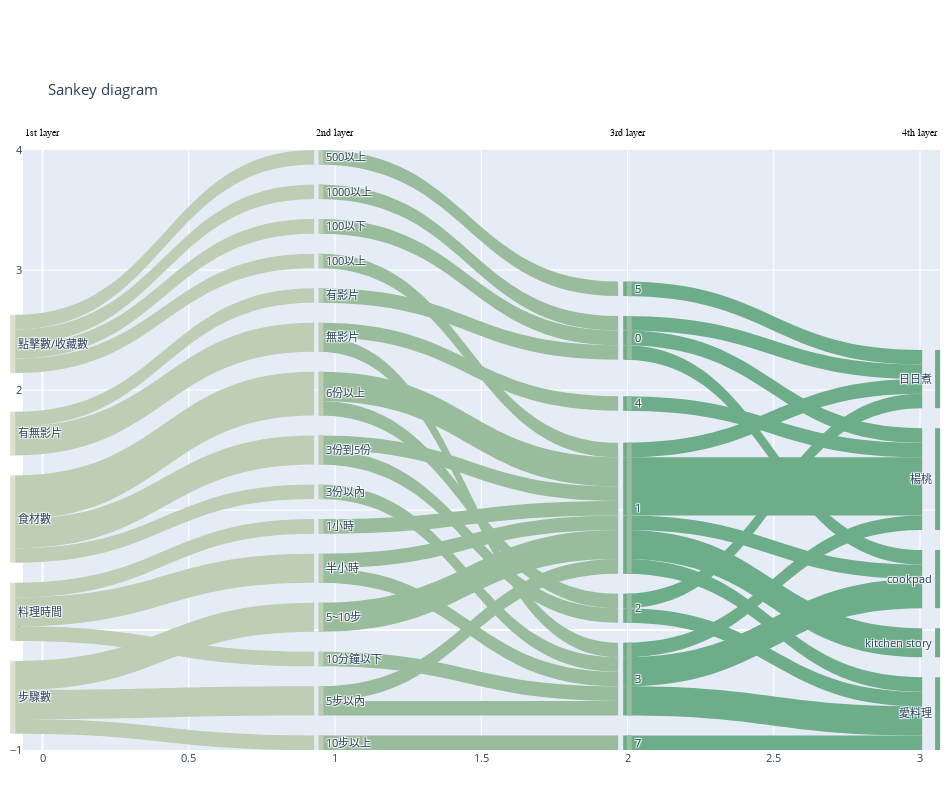

The notebook cell this image was saved under:
### Code cell
#https://python.plainenglish.io/sankeying-with-plotly-90500b87d8cf
groups = Demo.groupby(['選擇的Rich Menu','文字選單','按下一個按鈕次數','食譜來自網站']).agg({"時間":'count'}).reset_index()
first_layer= groups.groupby(['選擇的Rich Menu','文字選單']).agg({"時間":'sum'}).rename({"時間":'count'}).reset_index()
second_layer = groups.groupby(['文字選單','按下一個按鈕次數']).agg({"時間":'sum'}).rename({"時間":'count'}).reset_index()
third_layer = groups.groupby(['按下一個按鈕次數','食譜來自網站']).agg({"時間":'sum'}).rename({"時間":'count'}).reset_index()

list_=[first_layer,second_layer,third_layer]

names = []
count_dict = {} #will contain all info of value list
source_list = [] #will contain all info of source
target_list = [] #will contain all info of target


for i in range(0, len(list_)): 
   cols =list_[i].columns # contains columns for our  
   for x,y,z in zip(list_[i][cols[0]],list_[i][cols[1]],list_[i][cols[2]]):#Iterates over x(source),y(target),z(counts)
        if(f'{x}_M{(i+1)}' not in names):
            names.append(f'{x}_M{(i+1)}')#appends in names
            
        count_dict[f'{x}_M{(i+1)}',f'{y}_M{(i+2)}'] = z
        source_list.append(f'{x}_M{(i+1)}')
        target_list.append(f'{y}_M{(i+2)}')


#Now we add labels into name for the last month targets
for v in target_list:
    if v not in names:
        names.append(v)
        

#all_numerics contains the index for every label
all_numerics = {}
for i in range(0,len(names)):
    all_numerics[names[i]] = i




color_dict_link = px.colors.sequential.tempo[:len(source_list)]
color_name =[color_dict_link[int(x.split('M')[1])] for x in names]
color_link=[color_dict_link[int(x.split('M')[1])] for x in target_list]




fig3 = go.Figure(data=[go.Sankey(
    node = dict(
      thickness = 5,
      line = dict(color = None, width = 0.01),
     #Adding node colors,have to split to remove the added suffix
      color = color_name,
      label = [(x.split('_')[0]) for x in names],),
    link = dict(
      source = [all_numerics[x] for x in source_list],
      target = [all_numerics[x] for x in target_list],
      value = [count_dict[x,y] for x,y in zip(source_list,target_list)],
      
      #Adding link colors,have to split to remove the added suffix
      color =color_link
  ),)])



#Adds 1st,2nd month on top,x_coordinate is 0 - 5 integers,column #name is specified by the list we passed
for x_coordinate, column_name in enumerate(["1st layer","2nd layer","3rd layer","4th layer"]):
    fig3.add_annotation(
          x=x_coordinate,#Plotly recognizes 0-5 to be the x range.
        
          y=1.04,#y value above 1 means above all nodes
          xref="x",
          yref="paper",
          text=column_name,#Text
          showarrow=False,
          font=dict(
              family="Tahoma",
              size=10,
              color="black"
              ),
          align="left",
          )
#Adding y labels is harder because you don't precisely know the #location of every node.
#You could however add annotations using the labels option while defining the figure but you cannot change the color for each #annotation individually 


#Recommend System
fig3.update_layout(title={'text':"<b> </b><br>Sankey diagram"}, font_size=11,width=950,height=800, margin=dict(t=150,l=10,b=50,r=10)) #, margin=dict(t=210,l=90,b=20,r=30)
#, margin=dict(t=100,l=10,b=10,r=15)
fig3.show()

### Figure 1 — Plotly figure (JSON) as saved in the notebook; plotly's stock layout.template omitted (floating-point values rounded to 4 significant figures)
{"data": [{"link": {"color": ["rgb(189, 206, 181)", "rgb(189, 206, 181)", "rgb(189, 206, 181)", "rgb(189, 206, 181)", "rgb(189, 206, 181)", "rgb(189, 206, 181)", "rgb(189, 206, 181)", "rgb(189, 206, 181)", "rgb(189, 206, 181)", "rgb(189, 206, 181)", "rgb(189, 206, 181)", "rgb(189, 206, 181)", "rgb(189, 206, 181)", "rgb(189, 206, 181)", "rgb(189, 206, 181)", "rgb(153, 189, 156)", "rgb(153, 189, 156)", "rgb(153, 189, 156)", "rgb(153, 189, 156)", "rgb(153, 189, 156)", "rgb(153, 189, 156)", "rgb(153, 189, 156)", "rgb(153, 189, 156)", "rgb(153, 189, 156)", "rgb(153, 189, 156)", "rgb(153, 189, 156)", "rgb(153, 189, 156)", "rgb(153, 189, 156)", "rgb(153, 189, 156)", "rgb(153, 189, 156)", "rgb(153, 189, 156)", "rgb(153, 189, 156)", "rgb(153, 189, 156)", "rgb(153, 189, 156)", "rgb(153, 189, 156)", "rgb(110, 173, 138)", "rgb(110, 173, 138)", "rgb(110, 173, 138)", "rgb(110, 173, 138)", "rgb(110, 173, 138)", "rgb(110, 173, 138)", "rgb(110, 173, 138)", "rgb(110, 173, 138)", "rgb(110, 173, 138)", "rgb(110, 173, 138)", "rgb(110, 173, 138)", "rgb(110, 173, 138)", "rgb(110, 173, 138)", "rgb(110, 173, 138)", "rgb(110, 173, 138)", "rgb(110, 173, 138)"], "source": [0, 0, 0, 1, 1, 2, 2, 2, 3, 3, 3, 4, 4, 4, 4, 5, 6, 7, 8, 9, 10, 11, 12, 12, 13, 14, 15, 15, 16, 16, 17, 17, 18, 19, 19, 20, 20, 20, 21, 21, 21, 21, 21, 22, 22, 23, 23, 23, 24, 25, 26], "target": [8, 10, 17, 18, 19, 9, 14, 15, 11, 12, 16, 5, 6, 7, 13, 20, 21, 20, 23, 26, 21, 23, 21, 22, 25, 21, 21, 23, 21, 22, 21, 23, 20, 23, 24, 27, 28, 29, 27, 30, 31, 28, 29, 31, 28, 27, 31, 29, 29, 28, 31], "value": [1, 1, 2, 1, 2, 1, 2, 2, 1, 2, 3, 1, 1, 1, 1, 1, 1, 1, 1, 1, 1, 1, 1, 1, 1, 2, 1, 1, 2, 1, 1, 1, 1, 1, 1, 1, 1, 1, 1, 2, 1, 1, 4, 1, 1, 2, 2, 1, 1, 1, 1]}, "node": {"color": ["rgb(222, 224, 210)", "rgb(222, 224, 210)", "rgb(222, 224, 210)", "rgb(222, 224, 210)", "rgb(222, 224, 210)", "rgb(189, 206, 181)", "rgb(189, 206, 181)", "rgb(189, 206, 181)", "rgb(189, 206, 181)", "rgb(189, 206, 181)", "rgb(189, 206, 181)", "rgb(189, 206, 181)", "rgb(189, 206, 181)", "rgb(189, 206, 181)", "rgb(189, 206, 181)", "rgb(189, 206, 181)", "rgb(189, 206, 181)", "rgb(189, 206, 181)", "rgb(189, 206, 181)", "rgb(189, 206, 181)", "rgb(153, 189, 156)", "rgb(153, 189, 156)", "rgb(153, 189, 156)", "rgb(153, 189, 156)", "rgb(153, 189, 156)", "rgb(153, 189, 156)", "rgb(153, 189, 156)", "rgb(110, 173, 138)", "rgb(110, 173, 138)", "rgb(110, 173, 138)", "rgb(110, 173, 138)", "rgb(110, 173, 138)"], "label": ["料理時間", "有無影片", "步驟數", "食材數", "點擊數/收藏數", "1000以上", "100以上", "100以下", "10分鐘以下", "10步以上", "1小時", "3份以內", "3份到5份", "500以上", "5~10步", "5步以內", "6份以上", "半小時", "有影片", "無影片", "0", "1", "2", "3", "4", "5", "7", "cookpad", "日日煮", "楊桃", "kitchen story", "愛料理"], "line": {"width": 0.01}, "thickness": 5}, "type": "sankey"}], "layout": {"annotations": [{"align": "left", "font": {"color": "black", "family": "Tahoma", "size": 10}, "showarrow": false, "text": "1st layer", "x": 0, "xref": "x", "y": 1.04, "yref": "paper"}, {"align": "left", "font": {"color": "black", "family": "Tahoma", "size": 10}, "showarrow": false, "text": "2nd layer", "x": 1, "xref": "x", "y": 1.04, "yref": "paper"}, {"align": "left", "font": {"color": "black", "family": "Tahoma", "size": 10}, "showarrow": false, "text": "3rd layer", "x": 2, "xref": "x", "y": 1.04, "yref": "paper"}, {"align": "left", "font": {"color": "black", "family": "Tahoma", "size": 10}, "showarrow": false, "text": "4th layer", "x": 3, "xref": "x", "y": 1.04, "yref": "paper"}], "font": {"size": 11}, "height": 800, "margin": {"b": 50, "l": 10, "r": 10, "t": 150}, "title": {"text": "<b> </b><br>Sankey diagram"}, "width": 950}}
